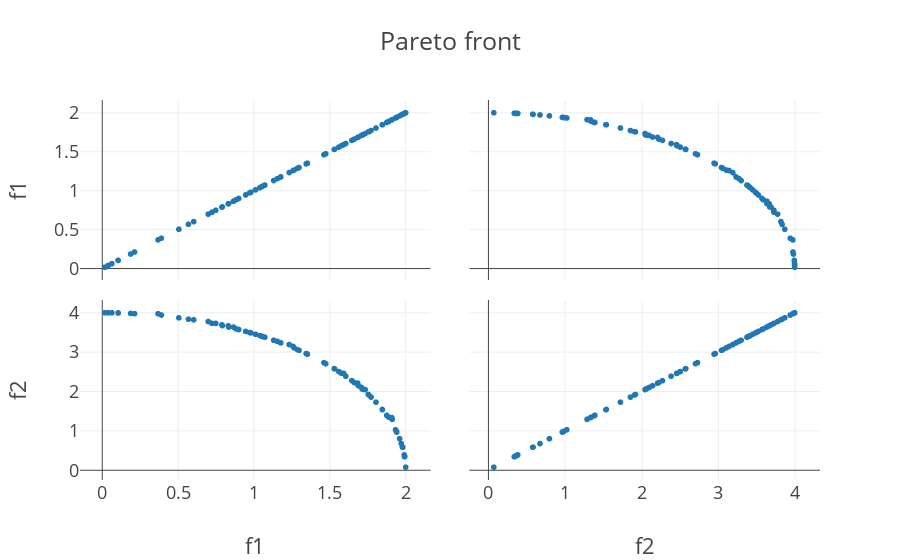

Notebook code for this chart:
### Code cell
px.scatter_matrix(y.copy().loc[ndf[0],:], template="presentation", dimensions=list(y.drop(columns=['index']).columns), color_continuous_scale='Redblue', title="Pareto front").update_layout(coloraxis_showscale=False)

### Figure 1 — Plotly figure (JSON) as saved in the notebook; plotly's stock layout.template omitted (floating-point values rounded to 4 significant figures)
{"data": [{"dimensions": [{"axis": {"matches": true}, "label": "f1", "values": [0.6987, 0.3894, 1.265, 0.8305, 1.591, 1.909, 0.01694, 1.155, 1.878, 1.934, 1.13, 0.3679, 0.2128, 0.8334, 1.991, 0.06325, 1.344, 0.9795, 1.713, 1.297, 1.646, 0.8831, 1.979, 0.5682, 1.348, 1.847, 1.972, 1.94, 1.938, 1.718, 1.993, 1.055, 1.994, 1.532, 1.07, 1.56, 0.03675, 1.05, 1.715, 1.287, 1.175, 0.7235, 1.689, 1.072, 1.605, 0.1871, 0.5049, 1.353, 1.474, 1.982, 0.7918, 1.993, 1.805, 1.039, 1.177, 1.992, 1.71, 1.577, 1.733, 1.462, 0.9718, 0.7889, 1.912, 0.9453, 1.993, 1.714, 1.233, 1.259, 2.001, 0.0397, 1.053, 1.96, 1.684, 0.6031, 1.89, 1.53, 1.876, 1.846, 1.772, 0.1048, 1.758, 0.8654, 1.755, 0.7485, 0.1044, 1.941, 1.011, 1.663, 0.8998]}, {"axis": {"matches": true}, "label": "f2", "values": [3.778, 3.943, 3.108, 3.669, 2.461, 1.339, 4.001, 3.274, 1.382, 1.029, 3.302, 3.976, 3.978, 3.638, 0.3891, 3.999, 2.964, 3.489, 2.07, 3.047, 2.276, 3.591, 0.5877, 3.837, 2.961, 1.538, 0.6781, 0.9786, 0.9938, 2.054, 0.3627, 3.4, 0.3425, 2.575, 3.382, 2.507, 4.0, 3.406, 2.063, 3.064, 3.239, 3.731, 2.146, 3.379, 2.389, 3.984, 3.872, 2.949, 2.707, 0.5836, 3.675, 0.3619, 1.728, 3.42, 3.236, 0.376, 2.103, 2.464, 2.049, 2.733, 3.498, 3.692, 1.292, 3.527, 0.3595, 2.064, 3.194, 3.144, 0.07638, 4.0, 3.403, 0.8015, 2.212, 3.821, 1.345, 2.58, 1.395, 1.544, 1.858, 3.996, 1.913, 3.638, 1.924, 3.73, 3.996, 0.9695, 3.454, 2.227, 3.574]}], "hoverlabel": {"namelength": 0}, "hovertemplate": "%{xaxis.title.text}=%{x}<br>%{yaxis.title.text}=%{y}", "legendgroup": "", "marker": {"color": "#1f77b4", "symbol": "circle"}, "name": "", "showlegend": false, "type": "splom"}], "layout": {"autosize": true, "coloraxis": {"showscale": false}, "dragmode": "select", "legend": {"tracegroupgap": 0}, "title": {"text": "Pareto front"}, "xaxis": {"autorange": true, "range": [-0.1414, 2.159], "type": "linear"}, "xaxis2": {"autorange": true, "range": [-0.237, 4.314], "type": "linear"}, "yaxis": {"autorange": true, "range": [-0.1414, 2.159], "type": "linear"}, "yaxis2": {"autorange": true, "range": [-0.237, 4.314], "type": "linear"}}}
